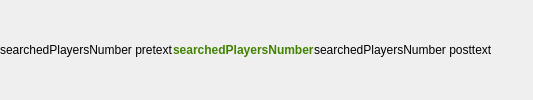
        <widget class="QWidget" name="searchedPlayersNumberWidget" native="true">
         <layout class="QGridLayout" name="gridLayout_5">
          <property name="leftMargin">
           <number>0</number>
          </property>
          <property name="topMargin">
           <number>0</number>
          </property>
          <property name="rightMargin">
           <number>0</number>
          </property>
          <property name="bottomMargin">
           <number>0</number>
          </property>
          <property name="spacing">
           <number>0</number>
          </property>
          <item row="0" column="1">
           <widget class="QLabel" name="searchedPlayersNumber">
            <property name="font">
             <font>
              <weight>75</weight>
              <bold>true</bold>
             </font>
            </property>
            <property name="styleSheet">
             <string notr="true">color: rgb(65, 130, 0);</string>
            </property>
            <property name="text">
             <string>searchedPlayersNumber</string>
            </property>
           </widget>
          </item>
          <item row="0" column="2">
           <widget class="QLabel" name="searchedPlayersNumberPosttext">
            <property name="text">
             <string>searchedPlayersNumber posttext</string>
            </property>
           </widget>
          </item>
          <item row="0" column="0">
           <widget class="QLabel" name="searchedPlayersNumberPretext">
            <property name="text">
             <string>searchedPlayersNumber pretext</string>
            </property>
           </widget>
          </item>
          <item row="0" column="3">
           <spacer name="horizontalSpacer_6">
            <property name="orientation">
             <enum>Qt::Horizontal</enum>
            </property>
            <property name="sizeHint" stdset="0">
             <size>
              <width>40</width>
              <height>20</height>
             </size>
            </property>
           </spacer>
          </item>
         </layout>
        </widget>
